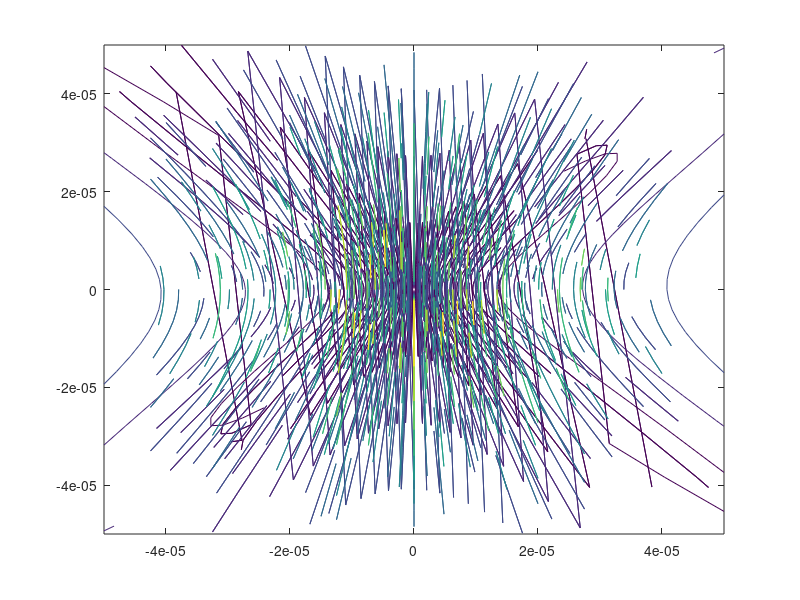

Reproduce this figure in MATLAB.
clear all
close all

G=100*100; % gradient of the IP field in G/m;
range=50e-6;
counterx=0;
countery=0;
for x=-range:range/20:range
    counterx=counterx+1;
    for y=-range:range/20:range
        countery=countery+1;
Bsx=(G*x);
Bsy=(G*y);
B1=.3;
Ba=.1;
Bb=.1;
Bm=Ba^2+Bb^2;
wrf=2*pi*.5e6;
mub =2*pi*1.4e6; % Rad/G

D1=sqrt(Bsx^2+Bsy^2+B1^2);%in Gauss
gf=0.5;
delta=0;
D2=wrf/(gf*mub); % in Gauss

D=D1-D2;
rho=sqrt(x^2+y^2);
phi=atan(y/x);
alpha=atan(Bb/Ba);
gam=-(gf/abs(gf))*delta;
K=(2*B1*Bm/(8*D1^2));
R1=(B1+(D1*sin(2*alpha)*sin(gam)));
R2=(G^2*rho^2*(1-cos(2*alpha)*cos(2*phi)+sin(2*alpha)*sin(2*phi)*cos(gam)));
Rabsq=K*(R1+R2);
        
mf=2;
V(counterx,countery)=mf*gf*mub*sqrt(D^2+Rabsq);
xx(counterx,countery)=x;
yy(counterx,countery)=y;
end
end


contour(xx,yy,V)
